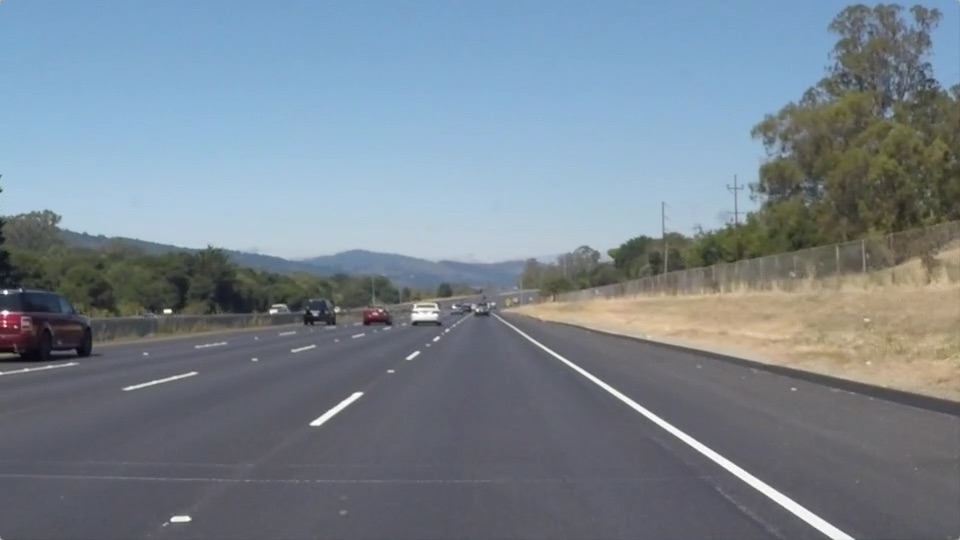
#> input picture test_images/solidWhiteRight.jpg, 960 x 540 px
$ jupyter execute --allow-errors P1.ipynb   (shell and % lines are left out)
#> lines starting #> are read from the running program, lines starting #| are printed output that depends on the picture; after the words box and inside, x2 and y2 are one past the last pixel; in counts of white or black regions, pixels touching at a corner belong together
# Self-Driving Car Engineer Nanodegree

## Project: **Finding Lane Lines on the Road**
***
In this project, you will use the tools you learned about in the lesson to identify lane lines on the road.  You can develop your pipeline on a series of individual images, and later apply the result to a video stream (really just a series of images). Check out the video clip "raw-lines-example.mp4" (also contained in this repository) to see what the output should look like after using the helper functions below.

Once you have a result that looks roughly like "raw-lines-example.mp4", you'll need to get creative and try to average and/or extrapolate the line segments you've detected to map out the full extent of the lane lines.  You can see an example of the result you're going for in the video "P1_example.mp4".  Ultimately, you would like to draw just one line for the left side of the lane, and one for the right.

In addition to implementing code, there is a brief writeup to complete. The writeup should be completed in a separate file, which can be either a markdown file or a pdf document. There is a [write up template](https://github.com/udacity/CarND-LaneLines-P1/blob/master/writeup_template.md) that can be used to guide the writing process. Completing both the code in the Ipython notebook and the writeup template will cover all of the [rubric points](https://review.udacity.com/#!/rubrics/322/view) for this project.

---
Let's have a look at our first image called 'test_images/solidWhiteRight.jpg'.  Run the 2 cells below (hit Shift-Enter or the "play" button above) to display the image.

**Note: If, at any point, you encounter frozen display windows or other confounding issues, you can always start again with a clean slate by going to the "Kernel" menu above and selecting "Restart & Clear Output".**

---

**The tools you have are color selection, region of interest selection, grayscaling, Gaussian smoothing, Canny Edge Detection and Hough Tranform line detection.  You  are also free to explore and try other techniques that were not presented in the lesson.  Your goal is piece together a pipeline to detect the line segments in the image, then average/extrapolate them and draw them onto the image for display (as below).  Once you have a working pipeline, try it out on the video stream below.**

---

<figure>

 <figcaption>
 <p></p>
 <p style="text-align: center;"> Your output should look something like this (above) after detecting line segments using the helper functions below </p>
 </figcaption>
</figure>
 <p></p>
<figure>

 <figcaption>
 <p></p>
 <p style="text-align: center;"> Your goal is to connect/average/extrapolate line segments to get output like this</p>
 </figcaption>
</figure>

**Run the cell below to import some packages.  If you get an `import error` for a package you've already installed, try changing your kernel (select the Kernel menu above --> Change Kernel).  Still have problems?  Try relaunching Jupyter Notebook from the terminal prompt.  Also, see [this forum post](https://carnd-forums.udacity.com/cq/viewquestion.action?spaceKey=CAR&id=29496372&questionTitle=finding-lanes---import-cv2-fails-even-though-python-in-the-terminal-window-has-no-problem-with-import-cv2) for more troubleshooting tips.**

## Import Packages

[cell 1]
#importing some useful packages
import matplotlib.pyplot as plt
import matplotlib.image as mpimg
import numpy as np
import cv2

## Read in an Image

[cell 2]
#reading in an image
image = mpimg.imread('test_images/solidWhiteRight.jpg')
#> image is the input picture: shape (540, 960, 3); mean R, G, B 120.3, 132.6, 143.7

#printing out some stats and plotting
print('This image is:', type(image), 'with dimensions:', image.shape)
#| This image is: <class 'numpy.ndarray'> with dimensions: (540, 960, 3)
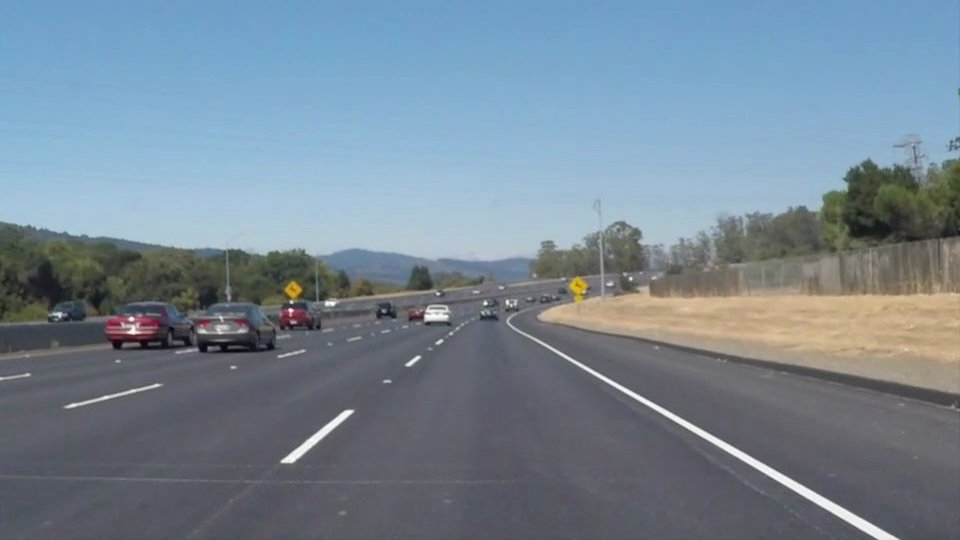
#> input picture test_images/solidWhiteCurve.jpg, 960 x 540 px
#> further down, image is the input picture: shape (540, 960, 3); mean R, G, B 118.5, 134.5, 148.1
plt.imshow(image)  # if you wanted to show a single color channel image called 'gray', for example, call as plt.imshow(gray, cmap='gray')

## Ideas for Lane Detection Pipeline

**Some OpenCV functions (beyond those introduced in the lesson) that might be useful for this project are:**

`cv2.inRange()` for color selection
`cv2.fillPoly()` for regions selection
`cv2.line()` to draw lines on an image given endpoints
`cv2.addWeighted()` to coadd / overlay two images
`cv2.cvtColor()` to grayscale or change color
`cv2.imwrite()` to output images to file
`cv2.bitwise_and()` to apply a mask to an image

**Check out the OpenCV documentation to learn about these and discover even more awesome functionality!**

## Helper Functions

Below are some helper functions to help get you started. They should look familiar from the lesson!

[cell 3]
import math

def grayscale(img):
    """Applies the Grayscale transform
    This will return an image with only one color channel
    but NOTE: to see the returned image as grayscale
    (assuming your grayscaled image is called 'gray')
    you should call plt.imshow(gray, cmap='gray')"""
    return cv2.cvtColor(img, cv2.COLOR_RGB2GRAY)
    # Or use BGR2GRAY if you read an image with cv2.imread()
    # return cv2.cvtColor(img, cv2.COLOR_BGR2GRAY)

def canny(img, low_threshold, high_threshold):
    """Applies the Canny transform"""
    return cv2.Canny(img, low_threshold, high_threshold)

def gaussian_blur(img, kernel_size):
    """Applies a Gaussian Noise kernel"""
    return cv2.GaussianBlur(img, (kernel_size, kernel_size), 0)

def region_of_interest(img, vertices):
    """
    Applies an image mask.

    Only keeps the region of the image defined by the polygon
    formed from `vertices`. The rest of the image is set to black.
    """
    #defining a blank mask to start with
    mask = np.zeros_like(img)

    #defining a 3 channel or 1 channel color to fill the mask with depending on the input image
    if len(img.shape) > 2:
        channel_count = img.shape[2]  # i.e. 3 or 4 depending on your image
        ignore_mask_color = (255,) * channel_count
    else:
        ignore_mask_color = 255

    #filling pixels inside the polygon defined by "vertices" with the fill color
    cv2.fillPoly(mask, vertices, ignore_mask_color)

    #returning the image only where mask pixels are nonzero
    masked_image = cv2.bitwise_and(img, mask)
    return masked_image


def draw_lines(img, lines, color=[255, 0, 0], thickness=2):
    """
    NOTE: this is the function you might want to use as a starting point once you want to
    average/extrapolate the line segments you detect to map out the full
    extent of the lane (going from the result shown in raw-lines-example.mp4
    to that shown in P1_example.mp4).

    Think about things like separating line segments by their
    slope ((y2-y1)/(x2-x1)) to decide which segments are part of the left
    line vs. the right line.  Then, you can average the position of each of
    the lines and extrapolate to the top and bottom of the lane.

    This function draws `lines` with `color` and `thickness`.
    Lines are drawn on the image inplace (mutates the image).
    If you want to make the lines semi-transparent, think about combining
    this function with the weighted_img() function below
    """
    left_count = 0
    left_sum = 0
    right_count = 0
    right_sum = 0

    left_longest = 0
    right_longest = 0

    left_point = [0, 0]
    right_point = [0, 0]

    for line in lines:
        for x1,y1,x2,y2 in line:

            slope = ((y2-y1)/(x2-x1))
            if(slope <0):
                left_sum = left_sum + slope
                left_count+=1
                if(((y2-y1)**2 +(x2-x1)**2)**0.5>left_longest):
                    left_longest =((y2-y1)**2 +(x2-x1)**2)**0.5
                    left_point = [x1, y1]
                    #print(left_point)
            else:
                right_sum = right_sum + slope
                right_count+=1
                if(((y2-y1)**2 +(x2-x1)**2)**0.5>right_longest):
                    right_longest =((y2-y1)**2 +(x2-x1)**2)**0.5
                    right_point = [x1, y1]
                    #print(right_point)

    left_average = left_sum /left_count
    right_average = right_sum/right_count

    #y = mx + b

    b_left = left_point[1] -(left_point[0]*left_average)
    b_right = right_point[1] -(right_point[0]*right_average)

    #when x = img.shape[1]

    line_start_y = img.shape[0]
    line_end_y = 350

    left_point1 = [(line_start_y-b_left)/left_average, line_start_y]
    right_point1 = [(line_start_y-b_right)/right_average, line_start_y]

    left_point2 = [(line_end_y-b_left)/left_average, line_end_y]
    right_point2 = [(line_end_y-b_right)/right_average, line_end_y]

    #print(right_point)
    #print(b_right)
    #print(right_average)

    cv2.line(img, (int(left_point1[0]),int(left_point1[1])), (int(left_point2[0]),int(left_point2[1])), color, thickness)
    cv2.line(img, (int(right_point1[0]),int(right_point1[1])), (int(right_point2[0]),int(right_point2[1])), color, thickness)

def hough_lines(img, rho, theta, threshold, min_line_len, max_line_gap):
    """
    `img` should be the output of a Canny transform.

    Returns an image with hough lines drawn.
    """
    lines = cv2.HoughLinesP(img, rho, theta, threshold, np.array([]), minLineLength=min_line_len, maxLineGap=max_line_gap)
    line_img = np.zeros((img.shape[0], img.shape[1], 3), dtype=np.uint8)
    draw_lines(line_img, lines)
    return line_img

# Python 3 has support for cool math symbols.

# [13 lines left out: function weighted_img, not called in this run]

## Test Images

Build your pipeline to work on the images in the directory "test_images"
**You should make sure your pipeline works well on these images before you try the videos.**

[cell 4]
import os
imageList = os.listdir("test_images/")
imageList

## Build a Lane Finding Pipeline

Build the pipeline and run your solution on all test_images. Make copies into the `test_images_output` directory, and you can use the images in your writeup report.

Try tuning the various parameters, especially the low and high Canny thresholds as well as the Hough lines parameters.

[cell 5]
# TODO: Build your pipeline that will draw lane lines on the test_images
# then save them to the test_images directory.

if not os.path.exists('test_images_output'):
    os.makedirs('test_images_output')

#> (the rest of this cell did not finish here and is left out)

#> in grayscale, `return cv2.cvtColor(img, cv2.COLOR_RGB2GRAY)`:
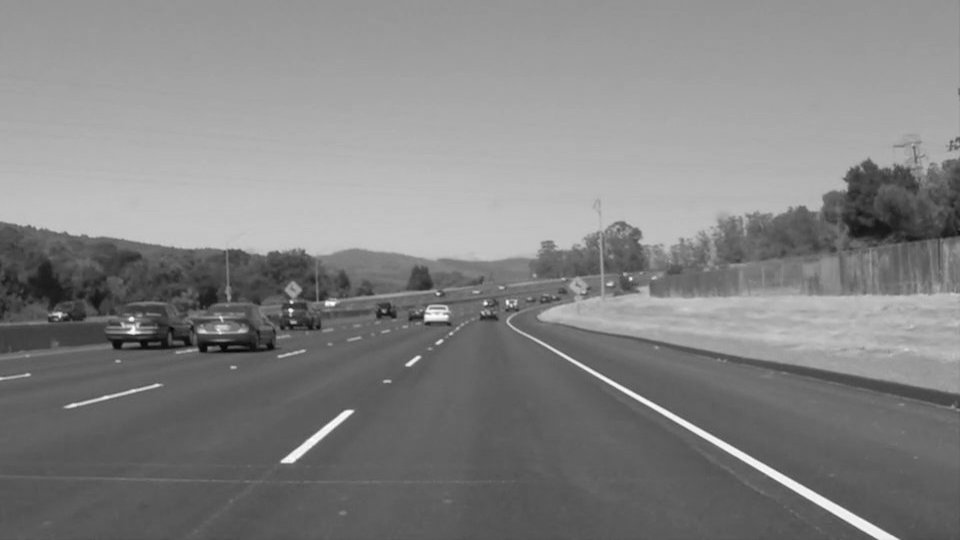
#> returned value: shape (540, 960); min 5, max 255, mean 131.2
    plt.figure()
    plt.imshow(gray, cmap='gray')

    # Define a kernel size and apply Gaussian smoothing
    kernel_size = 5
    blur_gray = gaussian_blur(gray,kernel_size)
    plt.figure() # plot on a new figure
    plt.imshow(blur_gray, cmap='gray')

    #canny edge detection
    edges = canny(blur_gray, 50,150)
#> in canny, `return cv2.Canny(img, low_threshold, high_threshold)`:
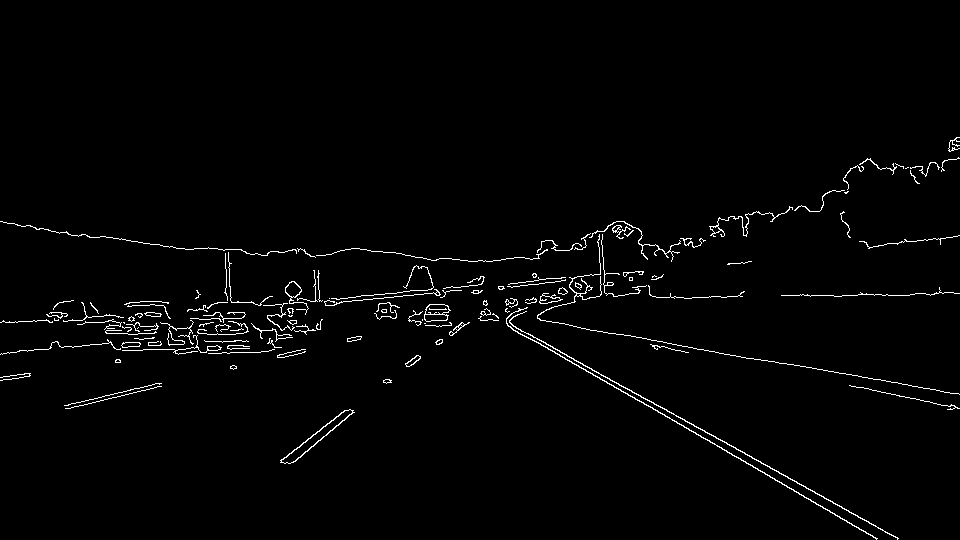
#> returned value: shape (540, 960); 1.7% white in thin lines or dots, all inside (x1, y1, x2, y2) = (0, 137, 960, 540)
    plt.figure() # plot on a new figure
    plt.imshow(edges, cmap='gray')

    # apply mask
    imshape = image.shape
    vertices = np.array([[(0,imshape[0]),(450, 320), (imshape[1]-450, 320), (imshape[1],imshape[0])]], dtype=np.int32)

    masked_edges = region_of_interest(edges, vertices)
#> in region_of_interest, `cv2.fillPoly(mask, vertices, ignore_mask_color)`:
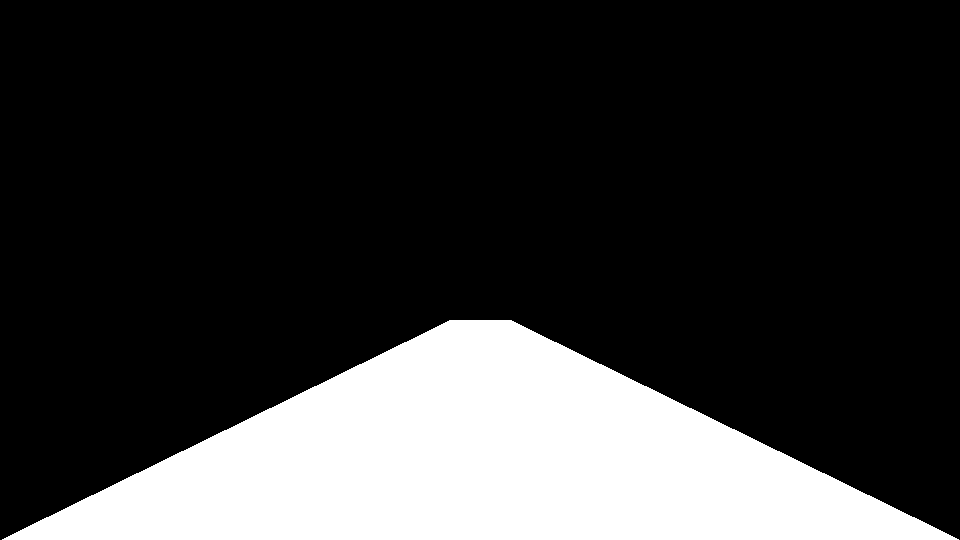
#> mask: shape (540, 960); 21.6% white; 1 white region, box (x1, y1, x2, y2) and area: (2, 320, 959, 540) 112209
#> in region_of_interest, `masked_image = cv2.bitwise_and(img, mask)`:
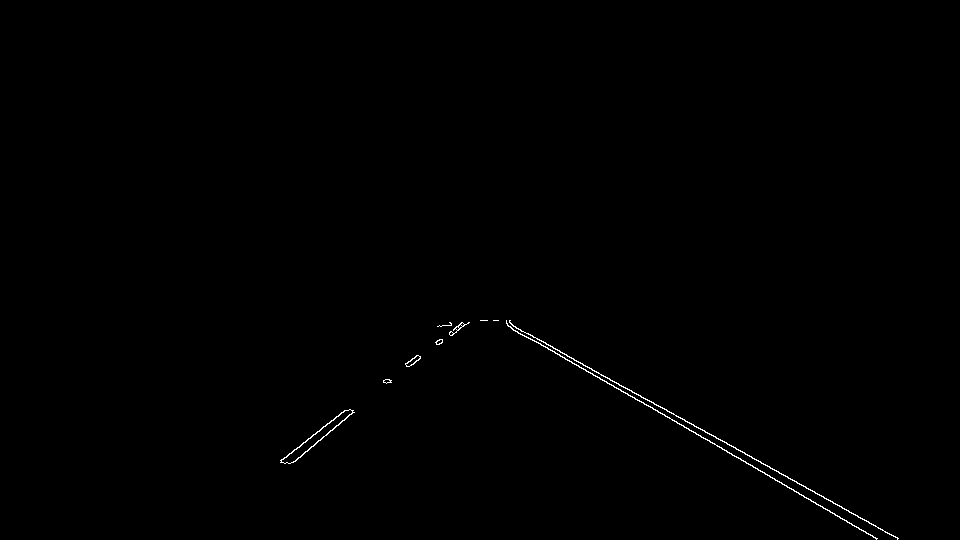
#> masked_image: shape (540, 960); 0.31% white in thin lines or dots, all inside (x1, y1, x2, y2) = (280, 320, 899, 540)
    plt.figure() # plot on a new figure
    plt.imshow(masked_edges, cmap='gray')

    #Hough transform
    rho = 2 # distance resolution in pixels of the Hough grid
    theta = 1*np.pi/180 # angular resolution in radians of the Hough grid
    threshold = 20   # minimum number of votes (intersections in Hough grid cell)
    min_line_length = 5 #minimum number of pixels making up a line
    max_line_gap = 10  # maximum gap in pixels between connectable line segments
    line_image = hough_lines(masked_edges, rho, theta, threshold, min_line_length, max_line_gap)
#> in hough_lines, `lines = cv2.HoughLinesP(img, rho, theta, threshold, np.array([]), minL..`: lines = 26 rows, first 6: [506, 321, 898, 538], [530, 338, 877, 538], [303, 442, 345, 410], [295, 461, 354, 412], [305, 451, 353, 412], [436, 343, 461, 323]
#> the loop in draw_lines, `for line in lines:` made 26 passes
#> line on passes 1 to 12: [[506, 321, 898, 538]], [[530, 338, 877, 538]], [[303, 442, 345, 410]], [[295, 461, 354, 412]], [[305, 451, 353, 412]], [[436, 343, 461, 323]], [[281, 459, 320, 430]], [[436, 344, 461, 325]], [[409, 366, 420, 357]], [[811, 501, 876, 538]], [[437, 326, 462, 322]], [[293, 462, 314, 444]]
#> after the loop in draw_lines, `for line in lines:`: left_count = 16; left_longest = 76.69; left_point = [295, 461]; left_sum = -11.85; right_count = 10; right_longest = 448.1; right_point = [506, 321]; right_sum = 5.32
#> in draw_lines, `left_average = left_sum /left_count`: left_average = -0.741
#> in draw_lines, `right_average = right_sum/right_count`: right_average = 0.532
#> in draw_lines, `b_left = left_point[1] -(left_point[0]*left_average)`: b_left = 679.5
#> in draw_lines, `b_right = right_point[1] -(right_point[0]*right_average)`: b_right = 51.98
#> in draw_lines, `left_point1 = [(line_start_y-b_left)/left_average, line_start_y]`: left_point1 = [188.3, 540]
#> in draw_lines, `right_point1 = [(line_start_y-b_right)/right_average, line_start_y]`: right_point1 = [917.9, 540]
#> in draw_lines, `left_point2 = [(line_end_y-b_left)/left_average, line_end_y]`: left_point2 = [444.9, 350]
#> in draw_lines, `right_point2 = [(line_end_y-b_right)/right_average, line_end_y]`: right_point2 = [560.5, 350]
#> in draw_lines, `cv2.line(img, (int(right_point1[0]),int(right_point1[1])), (int(right_..`:
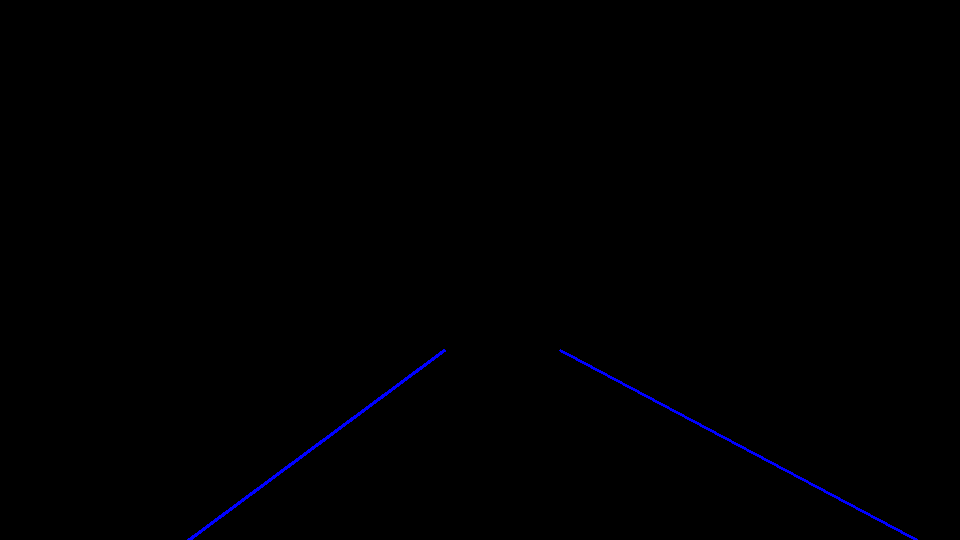
#> img: shape (540, 960, 3); mean of channels 0, 1, 2 1, 0, 0; drawn as B, G, R
    plt.figure() # plot on a new figure
    plt.imshow(line_image, cmap='gray')


    image[np.where((line_image==[255,0,0]).all(axis=2))] = [255,0,0]
    plt.figure() # plot on a new figure
    plt.imshow(image)

    cv2.imwrite("test_images_output/"+file, cv2.cvtColor(image, cv2.COLOR_RGB2BGR))
